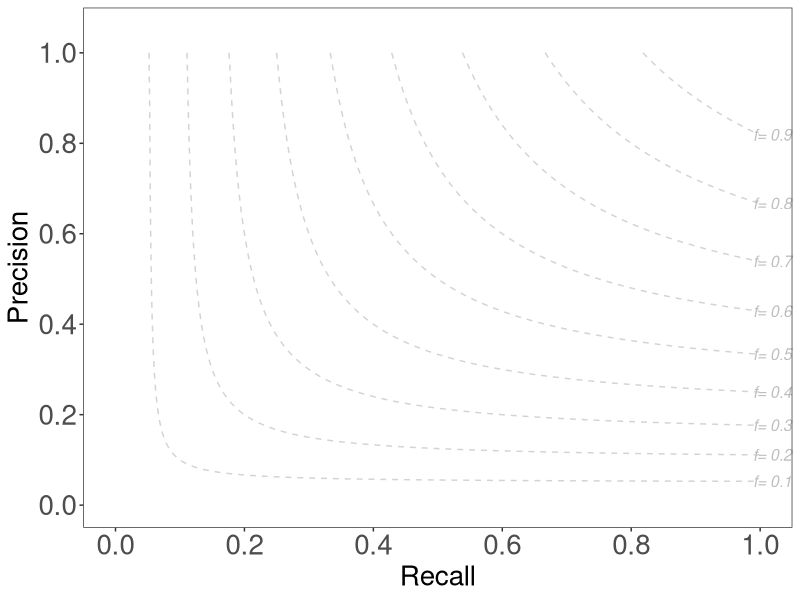

This figure's R source: (Note: this script raises an error after producing the figure.)
#!/usr/bin/env Rscript

################################################
## REQUIREMENTS                               ##
################################################


## Plot summary statistics for truvariv3.0.0 summary.txt file


################################################
## LOAD LIBRARY                               ##
################################################

library(yaml)
library(data.table)
library(ggplot2)
library(scales)
library(dplyr)
library(cowplot)

################################################
## PARSE COMMAND-LINE PARAMETERS              ##
################################################

args = commandArgs(trailingOnly=TRUE)
if (length(args) < 2) {
  stop("Please input the meta.id and the truvari_summary channel", call.=FALSE)
}
# default output file
path_summary <- args[1]
workflowname <- args[2]

################################################
## CREATE BACKGROUND PLOTTING FUNCTION        ##
################################################

plotF1 <- function(min = 0.1,
                   max = 0.9,
                   diff = 0.1) {
  p1 <- seq(.001, .999, .001)
  f1 <- seq(min, max, diff)
  
  result_x <- c()
  result_y <- c()
  result_label <- c()
  
  zahler <- 0
  label <- as.numeric(min)
  
  calcf1 <- function(x, y) {
    return((x * y) / ((2 * y) - x))
  }
  
  for (f1tmp in f1) {
    for (x in p1) {
      y <- calcf1(f1tmp, x)
      
      if (0 < y && y <= 1.5) {
        zahler <- zahler + 1
        if (y > 1) {
          y <- 1
          
        }
        result_x[zahler] <- x
        result_y[zahler] <- y
        result_label[zahler] <- label
      }
      
    }
    
    label <- as.numeric(label) + as.numeric(diff)
    
  }
  
  df <-
    data.frame(
      x = result_x,
      y = result_y,
      group = result_label,
      stringsAsFactors = FALSE
    )
  
  maxval <- rep(TRUE, nrow(df))
  
  for (d in 2:nrow(df)) {
    if (df$y[d] == df$y[d - 1]) {
      maxval[d - 1] <- FALSE
    }
  }
  
  
  return(df[maxval,])
}

F1df <- plotF1()

################################################
## CREATE BACKGROUND                          ##
################################################

annoF1 <- F1df %>% group_by(group) %>% top_n(1, x)

backgroundF1 <- ggplot() +
  geom_line(
    data = F1df,
    aes(x = x, y = y, group = group),
    linetype = 'dashed',
    color = 'lightgray'
  ) +
  scale_x_continuous(
    limits = c(-0.05, 1.05),
    expand = c(0, 0),
    breaks = seq(0, 1, 0.2)
  ) +
  scale_y_continuous(
    expand = c(0, 0),
    breaks = seq(0, 1, 0.2),
    limits = c(-0.05, 1.1)
  ) +
  theme_bw() +
  xlab('Recall') +
  ylab('Precision') +
  theme(panel.grid.major = element_blank(),
        panel.grid.minor = element_blank()) +
  geom_text(
    data = annoF1,
    aes(
      x = x + 0.02,
      y = y,
      label = paste('f=', as.numeric(group)),
      fontface = 'italic'
    ),
    color = "grey",
    size = 4
  ) +
  theme(axis.text=element_text(size=20),
        axis.title=element_text(size=20),
        plot.title = element_text(size=30,hjust = 0.5)
        )

################################################
## READ SUMMARY YAML                          ##
################################################

dat <- suppressWarnings(read_yaml(file = path_summary))

################################################
## PLOT PR                                    ##
################################################

all<-backgroundF1 + geom_point(data=as.data.frame(dat), aes(x=as.numeric(recall), y=as.numeric(precision)), alpha=30, cex=3) +
  theme() +
  guides(colour = guide_legend(ncol = 1)) +
  ggtitle( workflowname ,)
  
svg(paste("plot_simple_pr_", workflowname, ".svg", sep=""),height=10, width=10)
all
dev.off()

################################################
## MAKE CSV                                   ##
################################################
dat <- as.data.frame(dat)
colnames(dat)<-toupper(colnames(dat))
rownames(dat)<-workflowname
write.csv(x = as.data.frame(dat),file = paste("table_simple_",workflowname,".csv",sep=""))
          